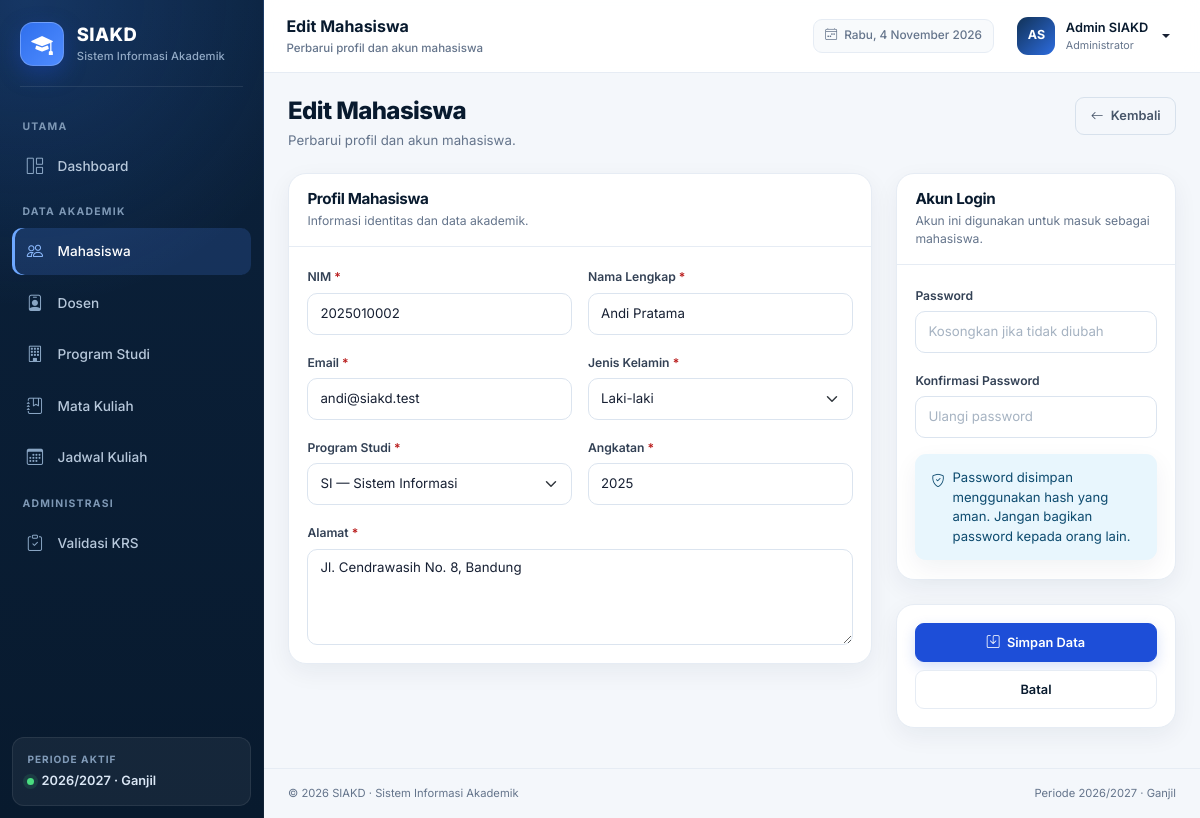
Screenshot of /admin/mahasiswa_form.php?id=2 (signed in) with the database file from the repository.
### tables this page shows
CREATE TABLE `users` (
    `id` INT UNSIGNED NOT NULL AUTO_INCREMENT,
    `nama` VARCHAR(100) NOT NULL,
    `email` VARCHAR(120) NOT NULL,
    `password` VARCHAR(255) NOT NULL,
    `role` ENUM('admin', 'dosen', 'mahasiswa') NOT NULL,
    `status` ENUM('aktif', 'nonaktif') NOT NULL DEFAULT 'aktif',
    `created_at` TIMESTAMP NOT NULL DEFAULT CURRENT_TIMESTAMP,
    `updated_at` TIMESTAMP NOT NULL DEFAULT CURRENT_TIMESTAMP ON UPDATE CURRENT_TIMESTAMP,
    PRIMARY KEY (`id`),
    UNIQUE KEY `uq_users_email` (`email`),
    KEY `idx_users_role` (`role`)
);

CREATE TABLE `mahasiswa` (
    `id` INT UNSIGNED NOT NULL AUTO_INCREMENT,
    `user_id` INT UNSIGNED NOT NULL,
    `nim` VARCHAR(20) NOT NULL,
    `nama` VARCHAR(100) NOT NULL,
    `email` VARCHAR(120) NOT NULL,
    `jenis_kelamin` ENUM('L', 'P') NOT NULL,
    `alamat` VARCHAR(255) NOT NULL,
    `prodi_id` INT UNSIGNED NOT NULL,
    `angkatan` YEAR NOT NULL,
    `created_at` TIMESTAMP NOT NULL DEFAULT CURRENT_TIMESTAMP,
    `updated_at` TIMESTAMP NOT NULL DEFAULT CURRENT_TIMESTAMP ON UPDATE CURRENT_TIMESTAMP,
    PRIMARY KEY (`id`),
    UNIQUE KEY `uq_mahasiswa_user` (`user_id`),
    UNIQUE KEY `uq_mahasiswa_nim` (`nim`),
    UNIQUE KEY `uq_mahasiswa_email` (`email`),
    KEY `idx_mahasiswa_prodi` (`prodi_id`),
    KEY `idx_mahasiswa_angkatan` (`angkatan`),
    CONSTRAINT `fk_mahasiswa_user` FOREIGN KEY (`user_id`) REFERENCES `users` (`id`) ON DELETE CASCADE ON UPDATE CASCADE,
    CONSTRAINT `fk_mahasiswa_prodi` FOREIGN KEY (`prodi_id`) REFERENCES `prodi` (`id`) ON DELETE RESTRICT ON UPDATE CASCADE
);

CREATE TABLE `prodi` (
    `id` INT UNSIGNED NOT NULL AUTO_INCREMENT,
    `kode_prodi` VARCHAR(10) NOT NULL,
    `nama_prodi` VARCHAR(100) NOT NULL,
    `created_at` TIMESTAMP NOT NULL DEFAULT CURRENT_TIMESTAMP,
    `updated_at` TIMESTAMP NOT NULL DEFAULT CURRENT_TIMESTAMP ON UPDATE CURRENT_TIMESTAMP,
    PRIMARY KEY (`id`),
    UNIQUE KEY `uq_prodi_kode` (`kode_prodi`),
    UNIQUE KEY `uq_prodi_nama` (`nama_prodi`)
);

### includes/functions.php (called while the page is built, shortened)
<?php
function base_url(string $path = ''): string
{
    $path = ltrim($path, '/');
    return BASE_URL . ($path !== '' ? '/' . $path : '/');
}
function e(mixed $value): string
{
    return htmlspecialchars((string) $value, ENT_QUOTES | ENT_SUBSTITUTE, 'UTF-8');
}
function pull_form_state(): array
{
    $state = [
        'old' => is_array($_SESSION['_old_input'] ?? null) ? $_SESSION['_old_input'] : [],
        'errors' => is_array($_SESSION['_form_errors'] ?? null) ? $_SESSION['_form_errors'] : [],
    ];
    return $state;
}
function query(string $key, mixed $default = ''): mixed
{
    $value = $_GET[$key];
    return is_string($value) ? trim($value) : $value;
}
function initials(string $name): string
{
    $parts = preg_split('/\s+/', trim($name)) ?: [];
    $initials = '';
    foreach (array_slice($parts, 0, 2) as $part) {
        $initials .= mb_strtoupper(mb_substr($part, 0, 1));
    }
    return $initials !== '' ? $initials : 'U';
}
function role_label(string $role): string
{
    return match ($role) {
        'admin' => 'Administrator',
        'dosen' => 'Dosen',
        'mahasiswa' => 'Mahasiswa',
        default => ucfirst($role),
    };
}

### includes/auth.php (called while the page is built, shortened)
<?php
require_once __DIR__ . '/../config/database.php';
require_once __DIR__ . '/functions.php';
function current_user(): ?array
{
    static $loaded = false;
    static $user = null;
    if ($loaded) {
        return $user;
    }
    $loaded = true;
    $userId = (int) ($_SESSION['user_id'] ?? 0);
    try {
        $stmt = db()->prepare(
            "SELECT u.id, u.nama, u.email, u.role, u.status, u.created_at,
                    m.id AS mahasiswa_id, m.nim, m.prodi_id AS mahasiswa_prodi_id,
                    m.angkatan, m.jenis_kelamin, m.alamat,
                    d.id AS dosen_id, d.nidn, d.prodi_id AS dosen_prodi_id
             FROM users u
             LEFT JOIN mahasiswa m ON m.user_id = u.id
             LEFT JOIN dosen d ON d.user_id = u.id
             WHERE u.id = :id AND u.status = 'aktif'
             LIMIT 1"
        );
        $stmt->execute(['id' => $userId]);
        $result = $stmt->fetch();
        if ($result) {
            $user = $result;
            return $user;
        }
    } catch (Throwable $exception) {
        error_log('Auth check failed: ' . $exception->getMessage());
    }
    return null;
}
function require_login(): array
{
    $user = current_user();
    return $user;
}
function require_role(string ...$roles): array
{
    $user = require_login();
    return $user;
}

### config/database.php (called while the page is built, shortened)
<?php
function db(): PDO
{
    static $pdo = null;
    if ($pdo instanceof PDO) {
        return $pdo;
    }
    $dsn = sprintf(
        'mysql:host=%s;port=%s;dbname=%s;charset=utf8mb4',
        DB_HOST,
        DB_PORT,
        DB_NAME
    );
    try {
        $pdo = new PDO($dsn, DB_USER, DB_PASS, [
            PDO::ATTR_ERRMODE => PDO::ERRMODE_EXCEPTION,
            PDO::ATTR_DEFAULT_FETCH_MODE => PDO::FETCH_ASSOC,
            PDO::ATTR_EMULATE_PREPARES => false,
        ]);
    } catch (PDOException $exception) {
        error_log('Database connection failed: ' . $exception->getMessage());
        throw new RuntimeException(
            'Koneksi database gagal. Pastikan MySQL berjalan dan database "siakd" sudah diimpor dari database.sql.'
        );
    }
    return $pdo;
}

### admin/mahasiswa_form.php (the view, shortened to what this page needs)
<?php
require_once __DIR__ . '/../includes/auth.php';
require_role('admin');
$id = max(0, (int) query('id', 0));
$isEdit = $id > 0;
$data = [
    'nim' => '',
    'nama' => '',
    'email' => '',
    'jenis_kelamin' => 'L',
    'alamat' => '',
    'prodi_id' => '',
    'angkatan' => (int) date('Y'),
];
if ($isEdit) {
    $stmt = db()->prepare(
        'SELECT m.*, u.id AS user_id FROM mahasiswa m JOIN users u ON u.id = m.user_id WHERE m.id = :id LIMIT 1'
    );
    $stmt->execute(['id' => $id]);
    $found = $stmt->fetch();
    $data = $found;
}
$state = pull_form_state();
$old = $state['old'];
$errors = $state['errors'];
$value = static function (string $key, mixed $fallback = '') use ($old, $data): string {
    if (array_key_exists($key, $old)) {
        return (string) $old[$key];
    }
    return (string) ($data[$key] ?? $fallback);
};
$error = static fn (string $key): ?string => $errors[$key] ?? null;
$prodiList = db()->query('SELECT id, kode_prodi, nama_prodi FROM prodi ORDER BY nama_prodi ASC')->fetchAll();
$pageTitle = $isEdit ? 'Edit Mahasiswa' : 'Tambah Mahasiswa';
$pageSubtitle = $isEdit ? 'Perbarui profil dan akun mahasiswa' : 'Buat data dan akun login mahasiswa';
require_once __DIR__ . '/../includes/header.php';
?>
<div class="page-heading">
    <div>
        <h1><?= e($pageTitle) ?></h1>
        <p><?= e($pageSubtitle) ?>.</p>
    </div>
    <a href="<?= e(base_url('admin/mahasiswa.php')) ?>" class="btn btn-outline-secondary">
        <i class="bi bi-arrow-left me-1" aria-hidden="true"></i> Kembali
    </a>
</div>
<form action="<?= e(base_url('actions/mahasiswa.php')) ?>" method="post" novalidate>
    <div class="row g-4">
        <div class="col-lg-8">
            <div class="card">
                <div class="card-header">
                    <h2>Profil Mahasiswa</h2>
                    <p class="section-subtitle mt-1">Informasi identitas dan data akademik.</p>
                </div>
                <div class="card-body">
                    <div class="row g-3">
                        <div class="col-md-6">
                            <label for="nim" class="form-label">NIM <span class="required">*</span></label>
                            <input type="text" class="form-control <?= $error('nim') ? 'is-invalid' : '' ?>" id="nim" name="nim" value="<?= e($value('nim')) ?>" maxlength="20" placeholder="Contoh: 2024010001" required>
                        </div>
                        <div class="col-md-6">
                            <label for="nama" class="form-label">Nama Lengkap <span class="required">*</span></label>
                            <input type="text" class="form-control <?= $error('nama') ? 'is-invalid' : '' ?>" id="nama" name="nama" value="<?= e($value('nama')) ?>" maxlength="100" placeholder="Nama lengkap mahasiswa" required>
                        </div>
                        <div class="col-md-6">
                            <label for="email" class="form-label">Email <span class="required">*</span></label>
                            <input type="email" class="form-control <?= $error('email') ? 'is-invalid' : '' ?>" id="email" name="email" value="<?= e($value('email')) ?>" maxlength="120" placeholder="nama@kampus.ac.id" required>
                        </div>
                        <div class="col-md-6">
                            <label for="jenis_kelamin" class="form-label">Jenis Kelamin <span class="required">*</span></label>
                            <select class="form-select <?= $error('jenis_kelamin') ? 'is-invalid' : '' ?>" id="jenis_kelamin" name="jenis_kelamin" required>
                                <option value="L" <?= $value('jenis_kelamin') === 'L' ? 'selected' : '' ?>>Laki-laki</option>
                            </select>
                        </div>
                        <div class="col-md-6">
                            <label for="prodi_id" class="form-label">Program Studi <span class="required">*</span></label>
                            <select class="form-select <?= $error('prodi_id') ? 'is-invalid' : '' ?>" id="prodi_id" name="prodi_id" required>
                                <?php foreach ($prodiList as $prodi): ?>
                                    <option value="<?= (int) $prodi['id'] ?>" <?= $value('prodi_id') === (string) $prodi['id'] ? 'selected' : '' ?>>
                                        <?= e($prodi['kode_prodi']) ?> &mdash; <?= e($prodi['nama_prodi']) ?>
                                    </option>
                                <?php endforeach; ?>
                            </select>
                        </div>
                        <div class="col-md-6">
                            <label for="angkatan" class="form-label">Angkatan <span class="required">*</span></label>
                            <input type="number" class="form-control <?= $error('angkatan') ? 'is-invalid' : '' ?>" id="angkatan" name="angkatan" value="<?= e($value('angkatan')) ?>" min="2000" max="<?= (int) date('Y') + 1 ?>" required>
                        </div>
                        <div class="col-12">
                            <label for="alamat" class="form-label">Alamat <span class="required">*</span></label>
                            <textarea class="form-control <?= $error('alamat') ? 'is-invalid' : '' ?>" id="alamat" name="alamat" maxlength="255" rows="3" placeholder="Alamat lengkap mahasiswa" required><?= e($value('alamat')) ?></textarea>
                        </div>
                    </div>
                </div>
            </div>
        </div>
        <div class="col-lg-4">
            <div class="card mb-4">
                <div class="card-header">
                    <h2>Akun Login</h2>
                    <p class="section-subtitle mt-1">Akun ini digunakan untuk masuk sebagai mahasiswa.</p>
                </div>
                <div class="card-body">
                    <div class="mb-3">
                        <label for="password" class="form-label">Password <?= $isEdit ? '' : '<span class="required">*</span>' ?></label>
                        <input type="password" class="form-control <?= $error('password') ? 'is-invalid' : '' ?>" id="password" name="password" minlength="8" placeholder="<?= $isEdit ? 'Kosongkan jika tidak diubah' : 'Minimal 8 karakter' ?>" autocomplete="new-password" <?= $isEdit ? '' : 'required' ?>>
                    </div>
                    <div class="mb-3">
                        <label for="password_confirmation" class="form-label">Konfirmasi Password <?= $isEdit ? '' : '<span class="required">*</span>' ?></label>
                        <input type="password" class="form-control" id="password_confirmation" name="password_confirmation" minlength="8" placeholder="Ulangi password" autocomplete="new-password" <?= $isEdit ? '' : 'required' ?>>
                    </div>
                    <div class="alert alert-info mb-0 d-flex align-items-start gap-2">
                        <i class="bi bi-shield-check mt-1" aria-hidden="true"></i>
                        <span>Password disimpan menggunakan hash yang aman. Jangan bagikan password kepada orang lain.</span>
                    </div>
                </div>
            </div>
            <div class="card">
                <div class="card-body">
                    <div class="d-grid gap-2">
                        <button type="submit" class="btn btn-primary">
                            <i class="bi bi-save me-1" aria-hidden="true"></i> Simpan Data
                        </button>
                        <a href="<?= e(base_url('admin/mahasiswa.php')) ?>" class="btn btn-light">Batal</a>
                    </div>
                </div>
            </div>
        </div>
    </div>
</form>
<?php require_once __DIR__ . '/../includes/footer.php'; ?>

### includes/navbar.php (shortened to what this page needs)
<?php
$hariInggris = ['Sunday' => 'Minggu', 'Monday' => 'Senin', 'Tuesday' => 'Selasa', 'Wednesday' => 'Rabu', 'Thursday' => 'Kamis', 'Friday' => 'Jumat', 'Saturday' => 'Sabtu'];
$bulanInggris = [1 => 'Januari', 'Februari', 'Maret', 'April', 'Mei', 'Juni', 'Juli', 'Agustus', 'September', 'Oktober', 'November', 'Desember'];
$tanggalHariIni = ($hariInggris[date('l')] ?? date('l')) . ', ' . date('j') . ' ' . ($bulanInggris[(int) date('n')] ?? '') . ' ' . date('Y');
?>
<nav class="app-topbar d-flex align-items-center justify-content-between gap-2" aria-label="Navigasi atas">
    <div class="d-flex align-items-center gap-2 gap-md-3 min-w-0">
        <div class="min-w-0">
            <p class="topbar-title"><?= e($pageTitle) ?></p>
            <span class="topbar-subtitle"><?= e($pageSubtitle) ?></span>
        </div>
    </div>
    <div class="d-flex align-items-center gap-2 gap-md-3">
        <span class="topbar-date">
            <i class="bi bi-calendar4-week" aria-hidden="true"></i>
            <?= e($tanggalHariIni) ?>
        </span>
        <div class="dropdown">
            <button class="user-menu dropdown-toggle" type="button" data-bs-toggle="dropdown" aria-expanded="false" aria-label="Menu profil pengguna">
                <span class="avatar"><?= e(initials($currentUser['nama'])) ?></span>
                <span class="user-meta">
                    <span class="user-name"><?= e($currentUser['nama']) ?></span>
                    <span class="user-role"><?= e(role_label($currentUser['role'])) ?></span>
                </span>
            </button>
        </div>
    </div>
</nav>

### rows the page displays
users: nama "AS", nama "Admin SIAKD", role "Administrator"
mahasiswa: nim "2025010002", nama "Andi Pratama", email "andi@siakd.test", jenis_kelamin "Laki-laki", prodi_id "SI — Sistem Informasi", angkatan "2025", alamat "Jl. Cendrawasih No. 8, Bandung"

### other values shown
APP_NAME "SIAKD"
APP_FULL_NAME "Sistem Informasi Akademik"
$section['label'] "UTAMA"
$item['title'] "Dashboard"
$section['label'] "DATA AKADEMIK"
$item['title'] "Mahasiswa"
$item['title'] "Dosen"
$item['title'] "Program Studi"
$item['title'] "Mata Kuliah"
$item['title'] "Jadwal Kuliah"
$section['label'] "ADMINISTRASI"
$item['title'] "Validasi KRS"
TAHUN_AJARAN_AKTIF "2026/2027"
SEMESTER_AKTIF "Ganjil"
$pageTitle "Edit Mahasiswa"
